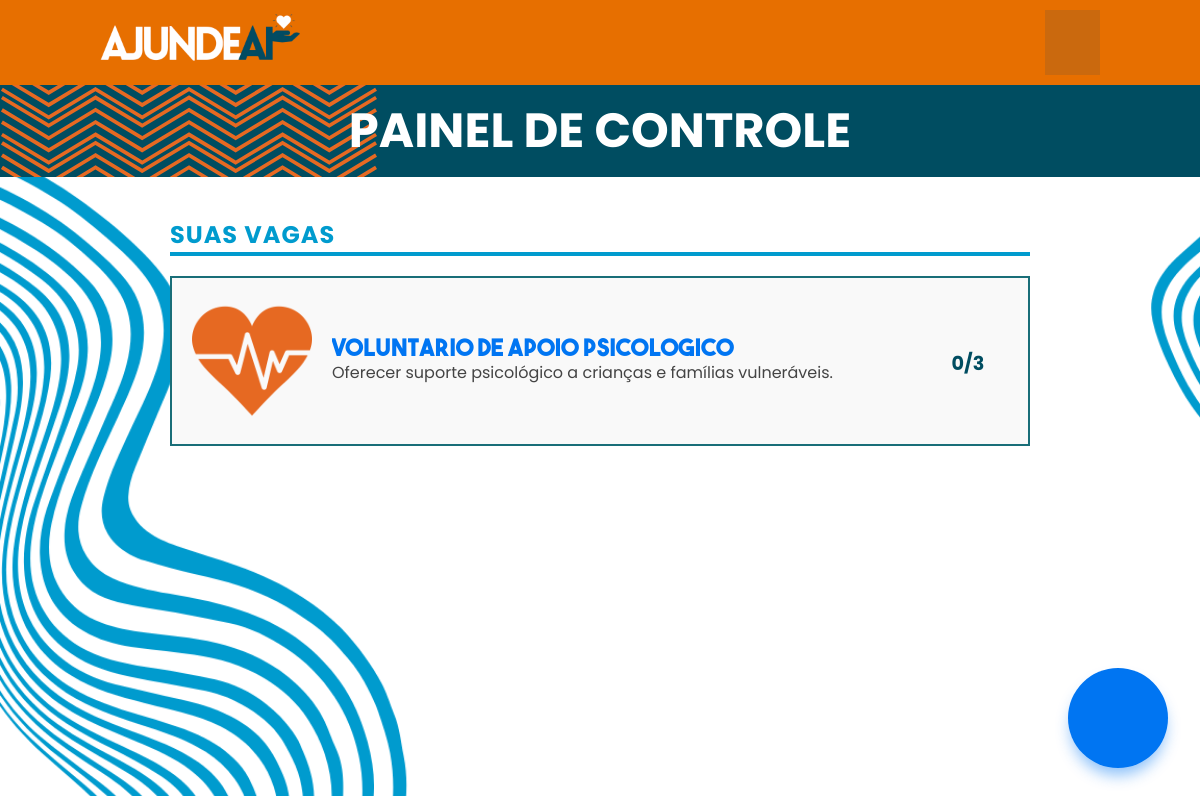
Page /To_xampp_server/dashboard_ong.php (signed in) on the committed database.
### tables this page shows
CREATE TABLE `vaga` (
  `id` int(11) NOT NULL,
  `id_ong` int(11) DEFAULT NULL,
  `nome` varchar(200) NOT NULL,
  `categoria_vaga` varchar(100) NOT NULL,
  `localizacao` varchar(100) DEFAULT NULL,
  `descr_obj` varchar(200) DEFAULT NULL,
  `descr_total` varchar(1000) DEFAULT NULL,
  `quant_limite` int(11) DEFAULT NULL,
  `quant_atual` int(11) DEFAULT NULL
);

### To_xampp_server/php_functs/php_db/methods.php (called while the page is built, shortened)
<?php
function select($pdo, $sql, $param = [])
{
    if ($pdo === null) {
        include "conexao.php";
        $pdo = $conn;
    }
    try {
        $stmt = $pdo->prepare($sql);
        $stmt->execute($param);
        return $stmt->fetchAll(PDO::FETCH_ASSOC);
    } catch (Throwable $e) {
        throw new Exception($e->getMessage());
    }
}
?>

### To_xampp_server/php_functs/php_screens/filter_dashboard.php (the view, shortened to what this page needs)
<?php
include 'php_functs/php_db/methods.php';
function do_dashboard(){
    if ($_SERVER['REQUEST_METHOD'] == 'GET'){
        $id_ong = $_SESSION['id'];
        $sql = "SELECT vaga.*, ong.nome_ong FROM vaga JOIN ong ON ong.id = vaga.id_ong WHERE vaga.id_ong = ?";
        try{
            $result = select(null,$sql,[$id_ong]);
        } catch (Throwable $e) {
            Show_error();
        }
        show_filter($result);
    }
}
function show_filter($result){
        $numLinhas = count($result);
        if($numLinhas <= 0){
            echo '<div class="engloba">';
            echo '<div class="vaga-card" style="background-color:rgb(222, 222, 222); border: none;">';
            echo "<img src='img/icons_orange/nothing_happend.png' alt='Ícone' />";
            echo '<div class="vaga-info">';
            echo '<h3>Você ainda não criou nenhuma Vaga!</h3>';
            echo '<p>Clique no botão + para criar sua primeira vaga...</p>';
            echo '</div>';
            echo '<div class="vaga-extra" aria-label="Quantidade de candidatos">';
            echo '</div>';
            echo '</div>';
        } else{
            echo '<div class="engloba">';
            foreach($result as $user_result){
                $url = image_filter($user_result['categoria_vaga']);
                echo '<div class="vaga-card">';
                echo "<form method='GET' action='../control_slot_ong.php'>";
                echo "<button type='submit'>";
                echo "<img src='$url' alt='Ícone da vaga' />";
                echo '<div class="vaga-info">';
                echo '<h4>'.$user_result['nome'].'</h4>';
                echo '<p>'.$user_result['descr_obj'].'</p>';
                echo '</div>';
                echo '<div class="vaga-extra" aria-label="Quantidade de candidatos">';
                echo '  '.$user_result['quant_atual']."/".$user_result['quant_limite'].'';
                echo '</div>';
                echo "</button>";
                echo "</form>";
                echo '</div>';
            }
        }
        echo "</div>";
}
function image_filter($categoriaImagem){
        $categoriaImagem = strtolower($categoriaImagem);
        if(
            str_contains($categoriaImagem,"administração")
        ){return "img/icons_orange/administracao.png";}
        elseif(
            str_contains($categoriaImagem,"animais")
        ){return "img/icons_orange/animais.png";}
        elseif(
            str_contains($categoriaImagem,"assistência")
        ){return "img/icons_orange/assistencia.png";}
        elseif(
            str_contains($categoriaImagem,"crianças")
        ){return "img/icons_orange/criancas.png";}
        elseif(
            str_contains($categoriaImagem,"educação")
        ){return "img/icons_orange/educacao.png";}
        elseif(
            str_contains($categoriaImagem,"eventos")
        ){return "img/icons_orange/eventos.png";}
        elseif(
            str_contains($categoriaImagem,"meio ambiente")
        ){return "img/icons_orange/meio_ambiente.png";}
        elseif(
            str_contains($categoriaImagem,"saúde")
        ){return "img/icons_orange/saude.png";}
        elseif(
            str_contains($categoriaImagem,"tecnologia")
        ){return "img/icons_orange/tecnologia.png";}
        else{return "img/icons_orange/outro.png";}
}
?>

### To_xampp_server/css/notification.css (style rules this page uses)
button { padding: 10px; }

### To_xampp_server/css/css_screens/dashboard_ong.css (style rules this page uses)
* { box-sizing: border-box; margin: 0; padding: 0; font-family: 'Poppins', sans-serif; }
body { background-color: #ffffff; background-image: url("../../img/backgraud-deashboard.png"); background-size: cover; background-repeat: no-repeat; background-attachment: fixed; }
.engloba { display: flex; flex-direction: column; gap: 20px; }
.vaga-card form { all: unset; cursor: pointer; display: contents; }
.vaga-card { border: 2px solid #196e78; padding: 20px; display: flex; gap: 20px; align-items: center; background-color: #f9f9f9; flex-wrap: wrap; height: 170px; align-items: center; transition: .15s; }
.vaga-card button { all: unset; cursor: pointer; display: contents; width: 100%; height: 100%; }
.vaga-card img { width: 120px; height: 120px; object-fit: contain; }
.vaga-info { flex: 1; min-width: 200px; }
.vaga-info h4 { color: #0075f2; font-size: 1.5rem; font-weight: bold; font-family: 'Horizon', sans-serif; transition: .2s; white-space: nowrap; overflow: hidden; text-overflow: ellipsis; }
.vaga-extra { display: flex; flex-direction: column; align-items: center; justify-content: center; color: #004d61; font-size: 1.2rem; font-weight: bold; min-width: 80px; }

### To_xampp_server/dashboard_ong.php (style rules this page uses)
.vaga-info p { font-size: 1rem; color: #444; width: 100%; line-height: 1.4; display: -webkit-box; -webkit-line-clamp: 3; -webkit-box-orient: vertical; overflow: hidden; text-overflow: ellipsis; word-break: break-word; }

### rows in the picture
vaga: nome "Voluntário de Apoio Psicológico", descr_obj "Oferecer suporte psicológico a crianças e famílias vulneráveis.", quant_atual "0", quant_limite "3"
